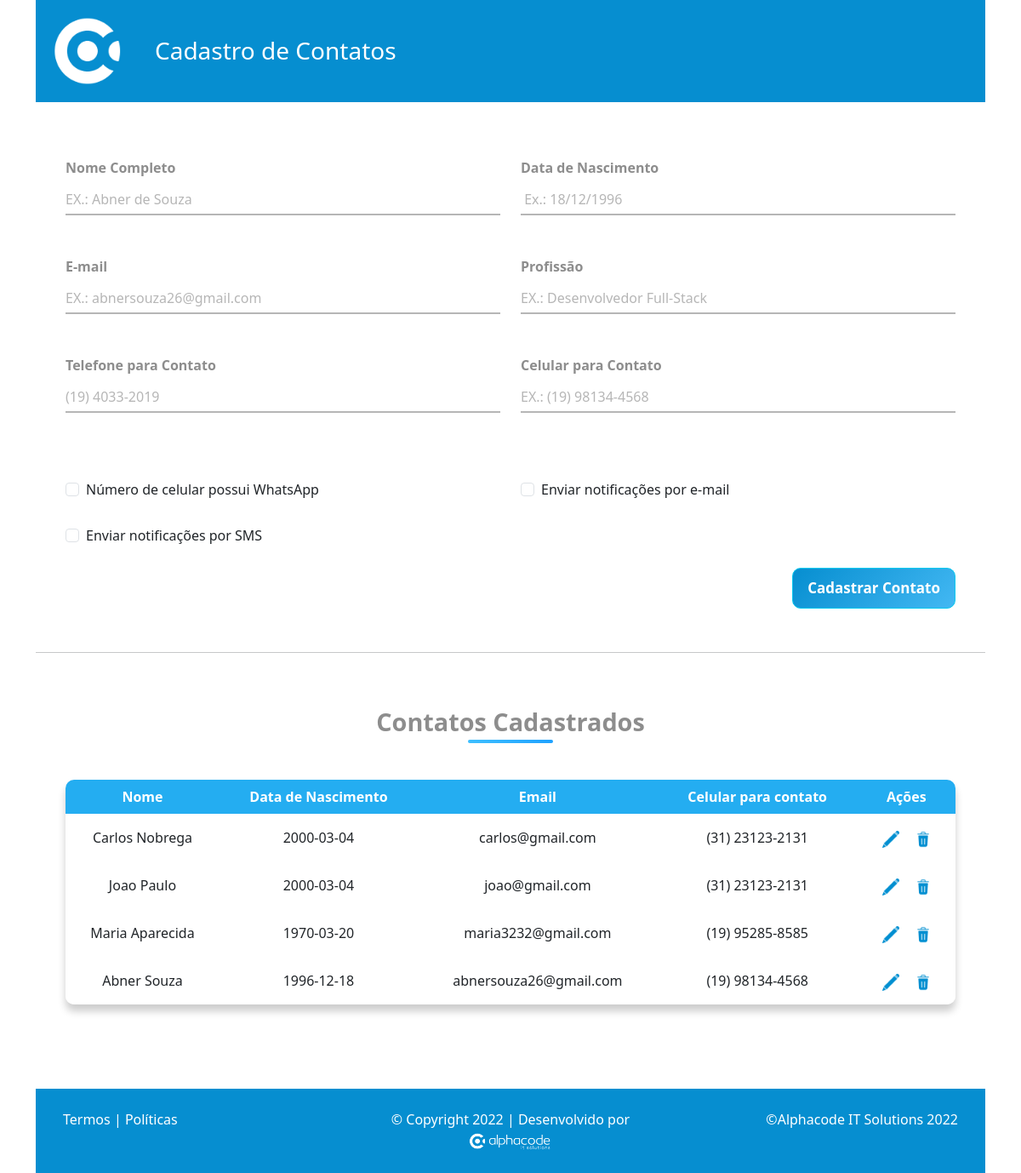
The page /views/index.php on the database its author committed.
### tables this page shows
CREATE TABLE `contatos` (
  `id` int(11) NOT NULL,
  `nome` varchar(255) NOT NULL,
  `email` varchar(255) NOT NULL,
  `telefone` varchar(20) NOT NULL,
  `celular` varchar(20) NOT NULL,
  `data_nascimento` date NOT NULL,
  `profissao` varchar(100) NOT NULL,
  `whatsapp` tinyint(1) DEFAULT 0,
  `email_notificacao` tinyint(1) DEFAULT 0,
  `sms_notificacao` tinyint(1) DEFAULT 0,
  `created_at` timestamp NOT NULL DEFAULT current_timestamp()
);

### config/database.php (called while the page is built, shortened)
<?php
require_once '../controllers/ContatoController.php';
class Database {
    private static $host = 'localhost';
    private static $db_name = 'cadastros_alphacode';
    private static $username = 'root';
    private static $password = '';
    private static $conn;
    public static function getConnection() {
        if (!self::$conn) {
            try {
                self::$conn = new PDO(
                    "mysql:host=" . self::$host . ";dbname=" . self::$db_name . ";charset=utf8mb4",
                    self::$username,
                    self::$password
                );
                self::$conn->setAttribute(PDO::ATTR_ERRMODE, PDO::ERRMODE_EXCEPTION);
            } catch (PDOException $e) {
                die("Erro na conexão: " . $e->getMessage());
            }
        }
        return self::$conn;
    }
}
$contatoController = new ContatoController();
$contatos = $contatoController->index();
?>

### controllers/ContatoController.php (called while the page is built, shortened)
<?php
require_once '../models/Contato.php';
class ContatoController {
    private $contatoModel;
    public function __construct() {
        $this->contatoModel = new Contato();
    }
    public function index() {
        return $this->contatoModel->listar();
    }
}
?>

### models/Contato.php (called while the page is built, shortened)
<?php
require_once '../config/database.php';
class Contato {
    private $conn;
    public function __construct() {
        $this->conn = Database::getConnection();
    }
    public function listar() {
        $sql = "SELECT id, nome, email, telefone, data_nascimento, profissao, celular, whatsapp, sms_notificacao, email_notificacao FROM contatos ORDER BY id DESC";
        $stmt = $this->conn->query($sql);
        return $stmt->fetchAll(PDO::FETCH_ASSOC);
    }
}
?>

### views/index.php (the view, shortened to what this page needs)
<?php
require_once '../config/database.php';
require_once '../controllers/ContatoController.php';
$contatoController = new ContatoController();
$contatos = $contatoController->index();
?>
<!DOCTYPE html>
<html lang="pt-BR">
<head>
    <link rel="stylesheet" href="../public/css/cadastro.css">
    <link rel="stylesheet" href="https://cdn.jsdelivr.net/npm/bootstrap@5.3.0/dist/css/bootstrap.min.css">
</head>
<body>
<div aria-live="polite" aria-atomic="true" class="position-relative">
  <div class="toast-container top-0 end-0 p-3">
  </div>
</div>
    <div class="container mt-0">
        <div class="topo_cadastro">
            <img src="../public/assets/logo_alphacode.png" alt="">
            <h3>Cadastro de Contatos</h3>
        </div>
        <form method="POST" class="formulario_cadastro" action="index.php">
            <div class="row">
                <div class="col-md-6 label-cadastro">
                    <div class="mb-5">
                        <label for="nome" class="form-label">Nome Completo</label>
                        <input type="text" class="form-control" id="nome" name="nome" placeholder="EX.: Abner de Souza" required>
                    </div>
                    <div class="mb-5">
                        <label for="email" class="form-label">E-mail</label>
                        <input type="email" class="form-control" id="email" name="email" placeholder="EX.: abnersouza26@gmail.com" required>
                    </div>
                    <div class="mb-5">
                        <label for="telefone" class="form-label">Telefone para Contato</label>
                        <input type="text" class="form-control" id="telefone" name="telefone" placeholder="(19) 4033-2019">
                    </div>
                </div>
                <div class="col-md-6 label-cadastro">
                    <div class="mb-5">
                        <label for="data_nascimento" class="form-label">Data de Nascimento</label>
                        <input type="text" class="form-control" id="data_nascimento" name="data_nascimento"
                               placeholder=" Ex.: 18/12/1996" onfocus="(this.type='date')"
                               onblur="if(!this.value) this.type='text'">
                    </div>
                    <div class="mb-5">
                        <label for="profissao" class="form-label">Profissão</label>
                        <input type="text" class="form-control" id="profissao" name="profissao" placeholder="EX.: Desenvolvedor Full-Stack" required>
                    </div>
                    <div class="mb-5">
                        <label for="celular" class="form-label">Celular para Contato</label>
                        <input type="text" class="form-control" id="celular" name="celular" placeholder="EX.: (19) 98134-4568" required>
                    </div>
                </div>
            </div>
            <div class="row">
                <div class="col-md-6">
                    <div class="form-check formulario_checkbox">
                        <input class="form-check-input" type="checkbox" id="whatsapp" name="whatsapp">
                        <label class="form-check-label" for="whatsapp">Número de celular possui WhatsApp</label>
                    </div>
                    <div class="form-check formulario_checkbox">
                        <input class="form-check-input" type="checkbox" id="sms_notificacao" name="sms_notificacao">
                        <label class="form-check-label" for="sms_notificacao">Enviar notificações por SMS</label>
                    </div>
                </div>
                <div class="col-md-6">
                    <div class="form-check formulario_checkbox">
                        <input class="form-check-input" type="checkbox" id="email_notificacao" name="email_notificacao">
                        <label class="form-check-label" for="email_notificacao">Enviar notificações por e-mail</label>
                    </div>
                </div>
            </div>
            <div class="row">
                <div class="col-12 d-flex justify-content-end">
                    <button type="submit" name="salvar" class="btn btn-info mt-4">Cadastrar Contato</button>
                </div>
            </div>
        </form>
        <hr>
        <div class="contatos_cadastrados">
            <h3 class="mt-5">Contatos Cadastrados</h3>
        </div>
        <div class="table-responsive tabela-cadastro-geral">
            <table class="table table-hover tabela_cadastros">
                <thead>
                    <tr>
                        <th>Nome</th>
                        <th>Data de Nascimento</th>
                        <th>Email</th>
                        <th>Celular para contato</th>
                        <th>Ações</th>
                    </tr>
                </thead>
                <tbody class="tabela_informacoes_cadastradas">
                    <?php foreach ($contatos as $contato): ?>
                        <tr>
                            <td><?= $contato['nome'] ?></td>
                            <td><?= $contato['data_nascimento'] ?></td>
                            <td><?= $contato['email'] ?></td>
                            <td><?= $contato['celular'] ?></td>
                            <td>
                            <button type="button" class="p-2 border-0 bg-transparent icones-cadastro" data-bs-toggle="modal" data-bs-target="#editModal<?= $contato['id'] ?>">
                                <img src="../public/assets/editar.png" alt="Editar" style="width: 20px; height: 20px;">
                            </button>
                                <form method="POST" action="index.php" class="d-inline" id="form-excluir-<?= $contato['id'] ?>">
                                    <button type="button" class="btn-excluir icones-cadastro" data-id="<?= $contato['id'] ?>" style="border: none; background: none;">
                                        <img src="../public/assets/excluir.png" alt="Excluir" style="width: 20px; height: 20px;">
                                    </button>
                                </form>
                            </td>
                        </tr>
                    <?php endforeach; ?>
                </tbody>
            </table>
        </div>
        <footer class="mt-5 py-4 rodape">
            <div class="container">
                <div class="row mx-2">
                    <div class="col-12 col-md-4 text-center text-md-start">
                        <a href="#" class="text-white">Termos</a> | <a href="#" class="text-white">Políticas</a>
                    </div>
                    <div class="col-12 col-md-4 text-center">
                        <span>&copy; Copyright 2022 | Desenvolvido por</span>
                        <a href="https://site.alphacode.com.br/" target="_blank">
                            <img src="../public/assets/logo_rodape_alphacode.png" alt="Logo rodapé Alphacode" style="width: 105px;">
                        </a>
                    </div>
                    <div class="col-12 col-md-4 text-center text-md-end">
                        <span>&copy;Alphacode IT Solutions 2022</span>
                    </div>
                </div>
            </div>
        </footer>
    </div>
</body>
</html>

### public/css/cadastro.css (style rules this page uses)
.topo_cadastro { background-color: #068ED0; display: flex; align-items: center; }
.topo_cadastro img { margin-right: 20px; height: 120px; }
.topo_cadastro h3 { margin: 0; color: white; }
.formulario_cadastro { padding: 35px; margin-top: 30px; }
.formulario_cadastro .form-control { border: none; border-bottom: 2px solid rgb(182, 182, 182) ; outline: none; padding: 5px 0; border-radius: 0px; }
.label-cadastro { font-size: 16px !important; font-family: 'Segoe UI', Tahoma, Geneva, Verdana, sans-serif; font-weight: bold; color: #8d8d8d; }
.formulario_checkbox { margin-top: 30px; }
.form-control { border: none; border-bottom: 2px solid rgb(182, 182, 182); transition: all 0.1s ease-in-out; }
.btn-info { background: linear-gradient(135deg, #068ED0, #43b8f3); color: white !important; padding: 10px 17px !important; font-weight: bold !important; border: none !; border-radius: 10px !important; font-size: 17px !important; transition: all 0.3s ease; }
.mt-4 { margin-top: 20px; }
.contatos_cadastrados { text-align: center; font-family: 'Segoe UI', Tahoma, Geneva, Verdana, sans-serif; position: relative; }
.contatos_cadastrados h3 { font-size: 1.8rem; font-weight: bold; color: #8d8d8d; position: relative; display: inline-block; padding-bottom: 8px; }
.contatos_cadastrados h3::after { content: ""; width: 100px; height: 4px; background: linear-gradient(90deg, #3ebfff, #1fa2ff, #3ebfff); background-size: 200% 100%; position: absolute; left: 50%; bottom: 0; transform: translateX(-50%); border-radius: 10px; }
table > tbody { vertical-align: initial !important; }
.tabela_cadastros tr th { background-color: #24adf1; border: none; text-align: center; color: white; font-weight: bold; }
.tabela_informacoes_cadastradas tr td { border: none; text-align: center; }
.tabela_informacoes_cadastradas { border: none; text-align: center; }
.table { border-radius: 10px; overflow: hidden; box-shadow: 0px 8px 10px rgba(0, 0, 0, 0.2); }
input::placeholder { color: rgb(182, 182, 182) !important; }
.icones-cadastro { transition: transform 0.2s ease-in-out; }
.tabela-cadastro-geral { padding: 35px !important; }
.rodape { background-color: #068ED0 !important; color: white !important; text-decoration: none; }
.text-white { text-decoration: none; }

### rows shown on the page
contatos: nome "Carlos Nobrega", data_nascimento "2000-03-04", email "carlos@gmail.com", celular "(31) 23123-2131"
contatos: nome "Joao Paulo", data_nascimento "2000-03-04", email "joao@gmail.com", celular "(31) 23123-2131"
contatos: nome "Maria Aparecida", data_nascimento "1970-03-20", email "maria3232@gmail.com", celular "(19) 95285-8585"
contatos: nome "Abner Souza", data_nascimento "1996-12-18", email "abnersouza26@gmail.com", celular "(19) 98134-4568"
